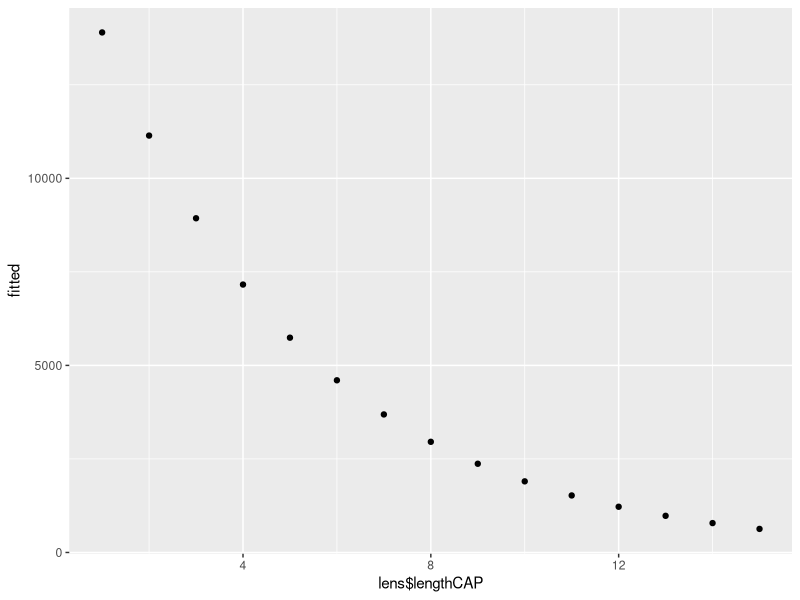
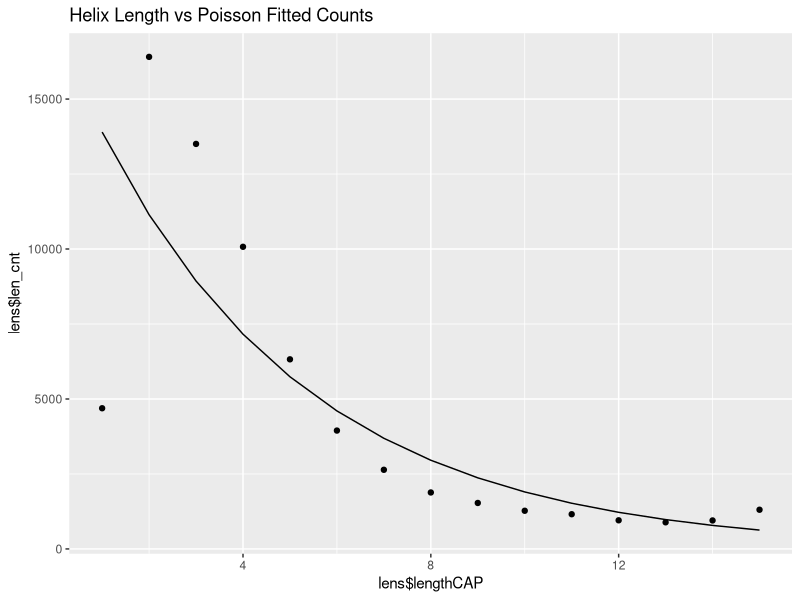
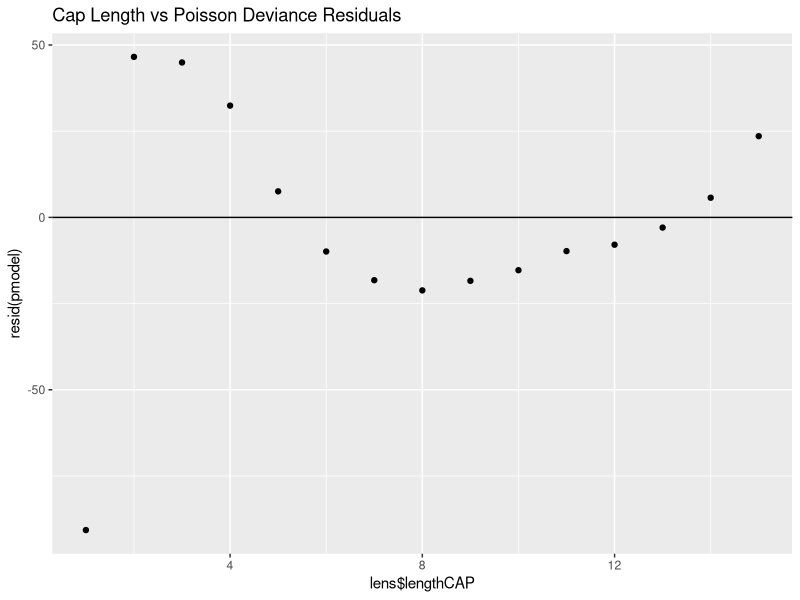
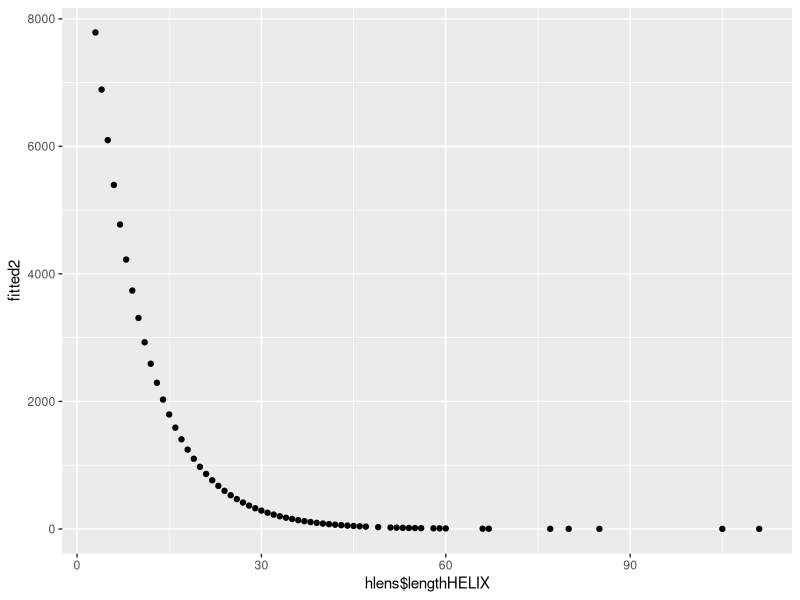
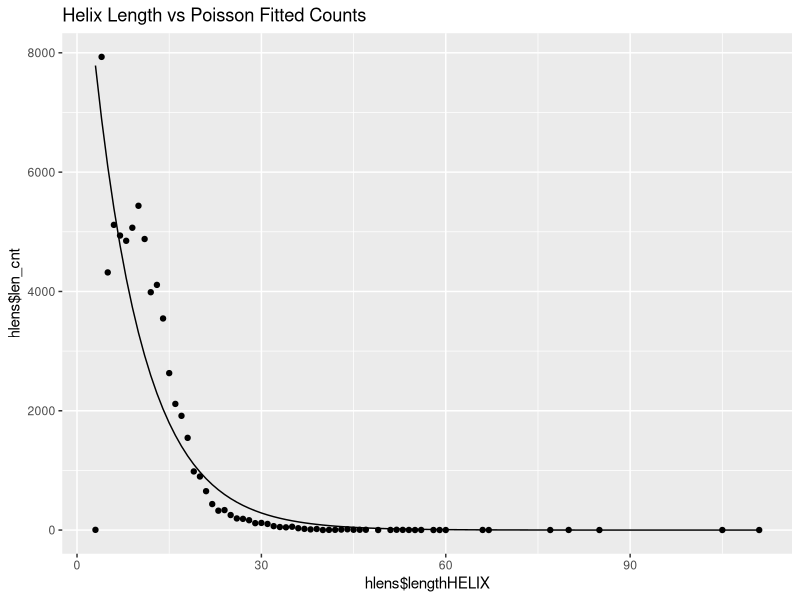
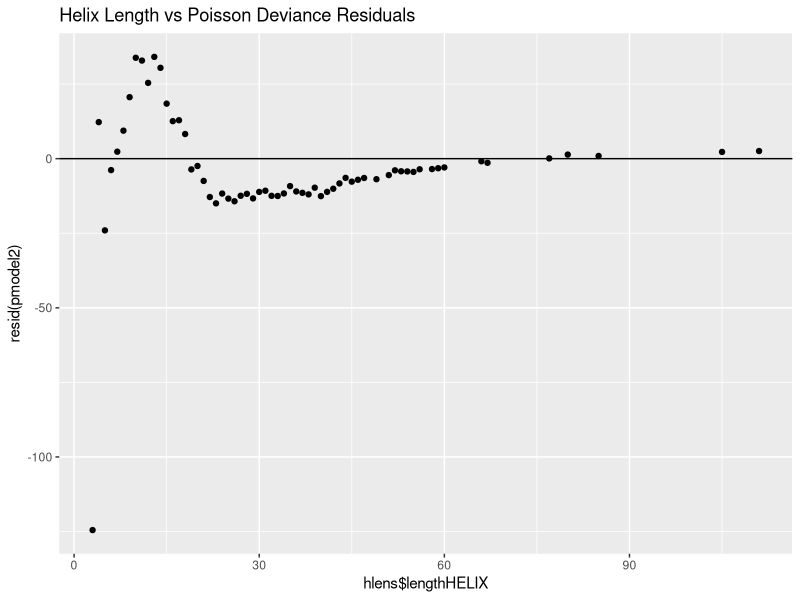
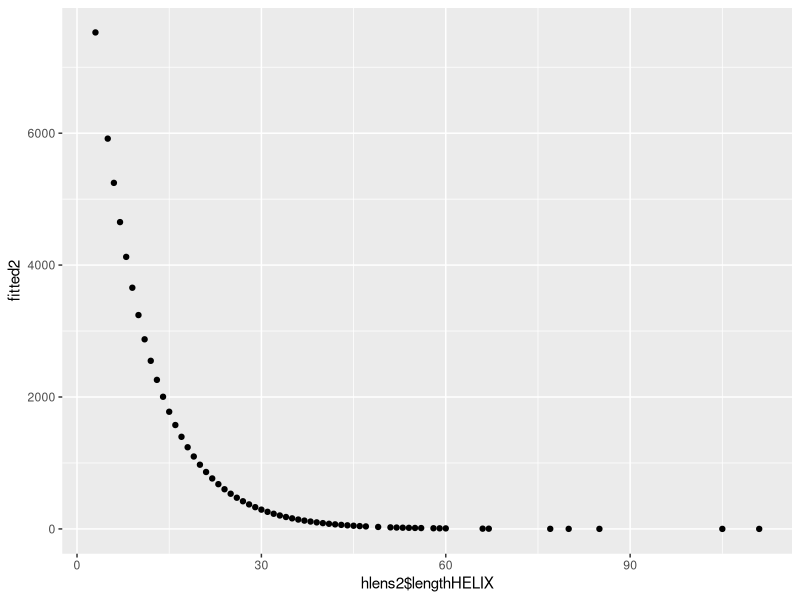
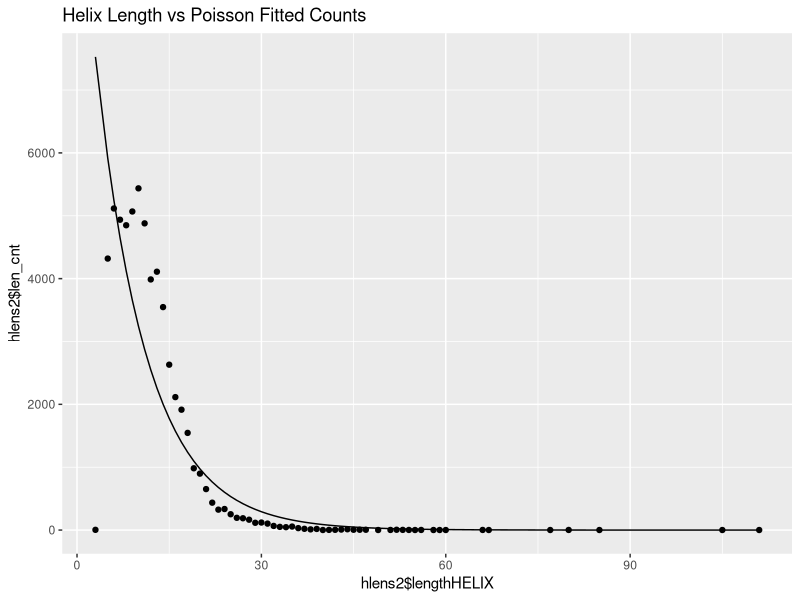

Write R code to recreate these figures, in order.
setwd("~/DSI/capstone/ProteinFragmenter/")

library(tidyverse)
library(ggplot2)

# Try to fit a Poisson model to cap lengths

lens <- read.csv(file = "caps_lengths.csv")

pmodel <- glm(len_cnt ~ lengthCAP, family = "poisson", data = lens)
summary(pmodel)

fitted <- fitted(pmodel)
qplot(x = lens$lengthCAP, fitted)
ggplot() +
  geom_point(mapping = aes(x = lens$lengthCAP, y = lens$len_cnt)) +
  geom_path(mapping = aes(x = lens$lengthCAP, y = fitted)) +
  ggtitle("Helix Length vs Poisson Fitted Counts")

ggplot() +
  geom_point(mapping = aes(x = lens$lengthCAP, y = resid(pmodel))) +
  geom_hline(yintercept = 0) +
  ggtitle("Cap Length vs Poisson Deviance Residuals")

# It doesn't seem to be a good fit



# Try to fit a Poisson model to helix lengths - this should be a good fit

hlens <- read.csv(file = "helix_lengths.csv")

pmodel2 <- glm(len_cnt ~ lengthHELIX, family = "poisson", data = hlens)
summary(pmodel2)

fitted2 <- fitted(pmodel2)
qplot(x = hlens$lengthHELIX, fitted2)
ggplot() +
  geom_point(mapping = aes(x = hlens$lengthHELIX, y = hlens$len_cnt)) +
  geom_path(mapping = aes(x = hlens$lengthHELIX, y = fitted2)) +
  ggtitle("Helix Length vs Poisson Fitted Counts")

ggplot() +
  geom_point(mapping = aes(x = hlens$lengthHELIX, y = resid(pmodel2))) +
  geom_hline(yintercept = 0) +
  ggtitle("Helix Length vs Poisson Deviance Residuals")

# It doesn't seem to be a good fit at small numbers of residues, possibly because of an outlier at group lengthHELIX=4

# Try removing outlier and refitting

hlens2 <- hlens[hlens$lengthHELIX != 4,]

pmodel3 <- glm(len_cnt ~ lengthHELIX, family = "poisson", data = hlens2)
summary(pmodel3)

fitted2 <- fitted(pmodel3)
qplot(x = hlens2$lengthHELIX, fitted2)
ggplot() +
  geom_point(mapping = aes(x = hlens2$lengthHELIX, y = hlens2$len_cnt)) +
  geom_path(mapping = aes(x = hlens2$lengthHELIX, y = fitted2)) +
  ggtitle("Helix Length vs Poisson Fitted Counts")

ggplot() +
  geom_point(mapping = aes(x = hlens2$lengthHELIX, y = resid(pmodel3))) +
  geom_hline(yintercept = 0) +
  ggtitle("Helix Length vs Poisson Deviance Residuals")

# It still doesn't seem to be a good fit


# Try to fit a Poisson model to helix lengths - this should be a good fit

slens <- read.csv(file = "sequence_lengths.csv")

pmodel4 <- glm(len_cnt ~ lengthSEQ, family = "poisson", data = slens)
summary(pmodel4)

fitted2 <- fitted(pmodel4)
qplot(x = slens$lengthSEQ, fitted2)
ggplot() +
  geom_point(mapping = aes(x = slens$lengthSEQ, y = slens$len_cnt)) +
  geom_path(mapping = aes(x = slens$lengthSEQ, y = fitted2)) +
  ggtitle("Helix+Cap Length vs Poisson Fitted Counts")

ggplot() +
  geom_point(mapping = aes(x = slens$lengthSEQ, y = resid(pmodel4))) +
  geom_hline(yintercept = 0) +
  ggtitle("Helix+Cap Length vs Poisson Deviance Residuals")



# Make nice plot for data pipeline presentation
ggplot() +
  theme_bw() +
  geom_point(mapping = aes(x = hlens$lengthHELIX, y = hlens$len_cnt)) +
  geom_vline(xintercept = 4.5, colour = "red") +
  labs(x = "Helix Length (Residues)", y = "n") +
  ggtitle("Helix Length vs Count in CAPSDB")

typelens <- read.csv(file = "typelen.csv")
typelens$type <- as.factor(typelens$type)

ggplot() +
  theme_bw() +
  scale_color_manual(values=c("#d56e2a", "#2478b4")) +
  geom_point(mapping = aes(x = lengthCAP, y = count, color = type), data = typelens) +#, stat = "identity", position = "dodge") +
  labs(x = "Cap Length (Residues)", y = "n") +
  ggtitle("Helix Cap Length vs Count and Type in CAPSDB")
